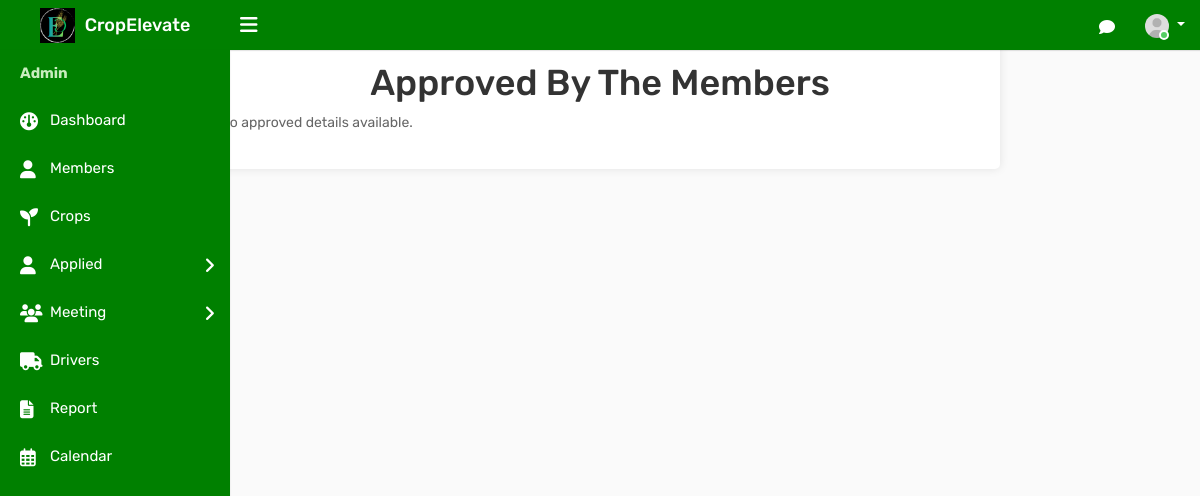
The page /adpendingapproval on the database as committed earlier.
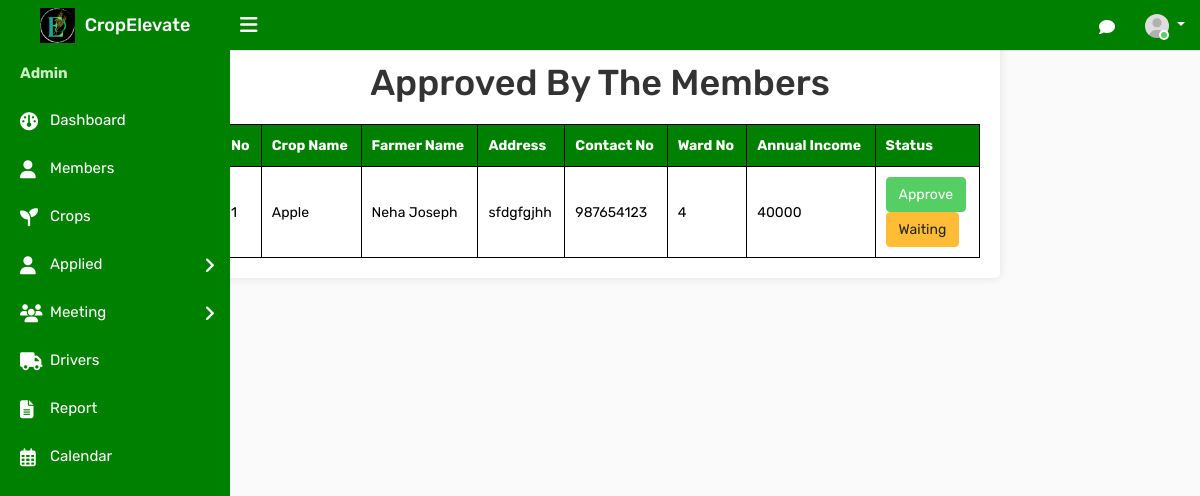
The same page on the database as committed later.
### ceapp/models.py (models this page shows)
class ApplyCrop(models.Model):
    APPROVED = 'approved'
    REJECTED = 'rejected'
    PENDING = 'pending'
    WAITING = 'waiting'
    APPROVAL_CHOICES = [
    (APPROVED, 'Approved'),
    (REJECTED, 'Rejected'),
    (PENDING, 'Pending'),
    (WAITING, 'waiting'),
    ]
    WAITING = 'waiting'
    NOTWAITING = 'notwaiting'
    WAITING_CHOICES = [
    (WAITING,'waiting'),
    (NOTWAITING,'notwaiting'),
    ]
    GIVEN = 'given'
    NOTGIVEN = 'notgiven'
    IS_GIVEN = [
    (GIVEN, 'Given'),
    (NOTGIVEN, 'Notgiven'),
    ]
    user = models.ForeignKey(CustomUser, on_delete=models.CASCADE, null=True,default=1)
    cname = models.CharField(max_length=100,null=True, blank=True)
    farmerName = models.CharField(max_length=100,null=True, blank=True)
    address = models .CharField(max_length=100,null=True,blank=True)
    contactNo = models .CharField(max_length=100,null=True,blank=True)
    wardNo = models .CharField(max_length=100,null=True,blank=True)
    AnnualIncome = models .IntegerField(null=True,blank=True)
    land = models .CharField(max_length=100,null=True,blank=True)
    crop_id=models.ForeignKey(Crop, on_delete=models.CASCADE, null=True,default=1)
    file_upload = models.FileField(upload_to='uploads/', null=True, blank=True)
    crop_giventime = models.DateTimeField(null=True,blank=True)
    is_approved = models.CharField(
        max_length=10,
        choices=APPROVAL_CHOICES,
        default=PENDING,
    )
    is_approvedd = models.CharField(
        max_length=10,
        choices=APPROVAL_CHOICES,
        default=PENDING,
    )
    is_waiting = models.CharField(
        max_length=10,
        choices=WAITING_CHOICES,
        default=WAITING,
    )
    is_given = models.CharField(
        max_length=10,
        choices=IS_GIVEN,
        default=NOTGIVEN,
    )

### ceapp/views.py (the view, shortened to what this page needs)
# urls.py: path('adpendingapproval',views.adpendingapproval,name='adpendingapproval'),
def adpendingapproval(request):
    approved_details= ApplyCrop.objects.filter(is_approved='approved',is_given='notgiven')
    context = {
        'approved_details': approved_details,
    }
    return render(request, 'admintemp/adpendingapproval.html', context)

### templates/admintemp/adpendingapproval.html (shortened to what the changed rows need)
{% load static %}
<!DOCTYPE html>
<html lang="en">
<head>
    <link rel="stylesheet" type="text/css" href="{% static 'assets/css/bootstrap.min.css' %}">
    <link rel="stylesheet" type="text/css" href="{% static 'assets/css/font-awesome.min.css' %}">
    <link rel="stylesheet" type="text/css" href="{% static 'assets/css/style.css' %}">
    <link rel="stylesheet" href="https://cdnjs.cloudflare.com/ajax/libs/font-awesome/6.2.0/css/all.min.css">
</head>
<body>
    <div class="main-wrapper">
<div class="container">
    <div class="details">
        <br>
        <h1>Approved By The Members </h1>
        {% if approved_details %}
            <table>
                <tr>
                    <th>No</th>
                    <th>Crop Name</th>
                    <th>Farmer Name</th>
                    <th>Address</th>
                    <th>Contact No</th>
                    <th>Ward No</th>
                    <th>Annual Income</th>
                    <th>Status</th>
                </tr>
                {% for application in approved_details %}
                <tr>
                    <td>{{forloop.counter}}</td>
                    <td>{{ application.cname }}</td>
                    <td>{{ application.farmerName }}</td>
                    <td>{{ application.address }}</td>
                    <td>{{ application.contactNo }}</td>
                    <td>{{ application.wardNo }}</td>
                    <td>{{ application.AnnualIncome }}</td>
                    <td>
                        {% if application.is_approvedd == 'pending' %}
                            <form method="post" action="{% url 'approve_acertification' application.id %}">
                                <button class="btn btn-success approve-btn" type="submit">Approve</button>
                            </form>
                            <form method="post" action="{% url 'wait_certification' application.id %}">
                                <button class="btn btn-warning waiting-btn" type="submit">Waiting</button>
                            </form>
                        {% elif  application.is_approvedd == 'approved' %}
                            <form method="post" action="{% url 'wait_certification' application.id %}">
                                {% csrf_token %}
                                <input type="hidden" name="certification_id" value="{{ application.id }}">
                                <button class="btn btn-warning waiting-btn" type="submit">Waiting</button>
                            </form>
                            {% elif  application.is_approvedd == 'waiting' %}
                            <form method="post" action="{% url 'approve_acertification' application.id %}">
                                {% csrf_token %}
                                <input type="hidden" name="certification_id" value="{{ application.id }}">
                                <button class="btn btn-success approve-btn" type="submit">Approve</button>
                            </form>
                            {% else %}
                            <p>Not working</p>
                        {% endif %}
                    </td>
                </tr>
                {% endfor %}
            </table>
        {% else %}
            <p>No approved details available.</p>
        {% endif %}
    </div>
</div>
            </div>
</body>
</html>

Rows that differ between the two databases and show on the page:
added ApplyCrop: cname "Apple", farmerName "Neha Joseph", address "sfdgfgjhh", contactNo "987654123", wardNo "4", AnnualIncome "40000"
Other text that changed with them:
text no longer shown: "No approved details available."
text now shown: "No Crop Name Farmer Name Address Contact No Ward No Annual Income Status"
